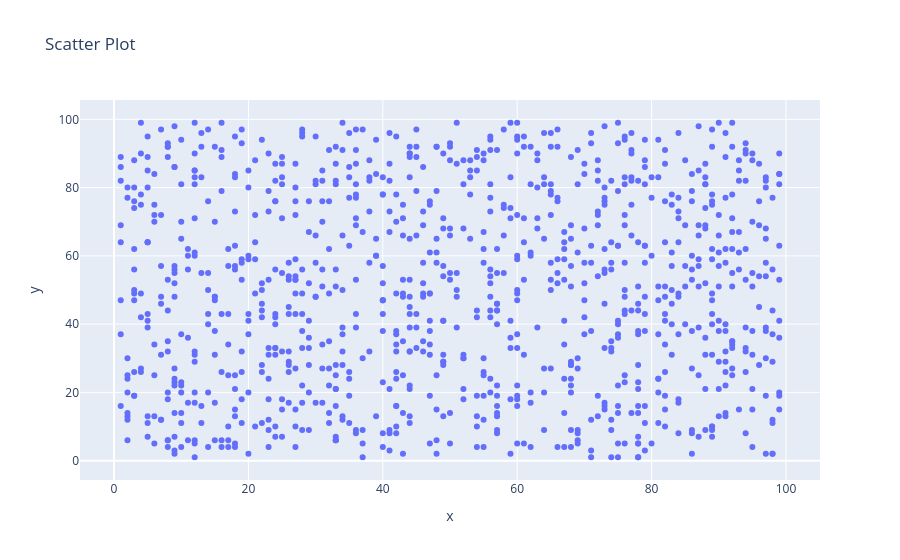

Here is the notebook cell this chart was saved with:
### Code cell
#1
x = np.random.randint(1,100,1000)
y = np.random.randint(1,100,1000)
px.scatter(x = x, y = y, title = "Scatter Plot")

### Figure 1 — Plotly figure (JSON) as saved in the notebook; plotly's stock layout.template omitted (floating-point values rounded to 4 significant figures; data arrays with more than 128 entries replaced by an {"elided": "..."} marker saying what was removed)
{"data": [{"hovertemplate": "x=%{x}<br>y=%{y}<extra></extra>", "legendgroup": "", "marker": {"color": "#636efa", "symbol": "circle"}, "mode": "markers", "name": "", "orientation": "v", "showlegend": false, "type": "scatter", "x": {"elided": "1000 int values"}, "xaxis": "x", "y": {"elided": "1000 int values"}, "yaxis": "y"}], "layout": {"legend": {"tracegroupgap": 0}, "title": {"text": "Scatter Plot"}, "xaxis": {"anchor": "y", "domain": [0, 1], "title": {"text": "x"}}, "yaxis": {"anchor": "x", "domain": [0, 1], "title": {"text": "y"}}}}
